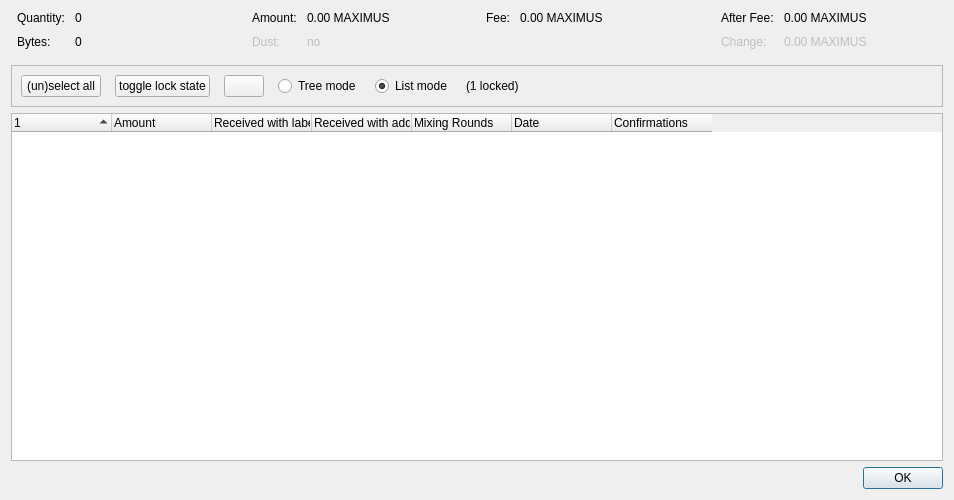
<?xml version="1.0" encoding="UTF-8"?>
<ui version="4.0">
 <class>CoinControlDialog</class>
 <widget class="QDialog" name="CoinControlDialog">
  <property name="geometry">
   <rect>
    <x>0</x>
    <y>0</y>
    <width>954</width>
    <height>500</height>
   </rect>
  </property>
  <property name="windowTitle">
   <string>Coin Selection</string>
  </property>
  <layout class="QVBoxLayout" name="verticalLayout">
   <item>
    <layout class="QHBoxLayout" name="horizontalLayoutTop" stretch="0,0,0,0">
     <property name="topMargin">
      <number>0</number>
     </property>
     <property name="bottomMargin">
      <number>10</number>
     </property>
     <item>
      <layout class="QFormLayout" name="formLayoutCoinControl1">
       <property name="horizontalSpacing">
        <number>10</number>
       </property>
       <property name="verticalSpacing">
        <number>10</number>
       </property>
       <property name="leftMargin">
        <number>6</number>
       </property>
       <property name="rightMargin">
        <number>6</number>
       </property>
       <item row="0" column="0">
        <widget class="QLabel" name="labelCoinControlQuantityText">
         <property name="text">
          <string>Quantity:</string>
         </property>
        </widget>
       </item>
       <item row="0" column="1">
        <widget class="QLabel" name="labelCoinControlQuantity">
         <property name="cursor">
          <cursorShape>IBeamCursor</cursorShape>
         </property>
         <property name="contextMenuPolicy">
          <enum>Qt::ActionsContextMenu</enum>
         </property>
         <property name="text">
          <string notr="true">0</string>
         </property>
         <property name="textInteractionFlags">
          <set>Qt::LinksAccessibleByMouse|Qt::TextSelectableByKeyboard|Qt::TextSelectableByMouse</set>
         </property>
        </widget>
       </item>
       <item row="1" column="0">
        <widget class="QLabel" name="labelCoinControlBytesText">
         <property name="text">
          <string>Bytes:</string>
         </property>
        </widget>
       </item>
       <item row="1" column="1">
        <widget class="QLabel" name="labelCoinControlBytes">
         <property name="cursor">
          <cursorShape>IBeamCursor</cursorShape>
         </property>
         <property name="contextMenuPolicy">
          <enum>Qt::ActionsContextMenu</enum>
         </property>
         <property name="text">
          <string notr="true">0</string>
         </property>
         <property name="textInteractionFlags">
          <set>Qt::LinksAccessibleByMouse|Qt::TextSelectableByKeyboard|Qt::TextSelectableByMouse</set>
         </property>
        </widget>
       </item>
      </layout>
     </item>
     <item>
      <layout class="QFormLayout" name="formLayoutCoinControl2">
       <property name="horizontalSpacing">
        <number>10</number>
       </property>
       <property name="verticalSpacing">
        <number>10</number>
       </property>
       <property name="leftMargin">
        <number>6</number>
       </property>
       <property name="rightMargin">
        <number>6</number>
       </property>
       <item row="0" column="0">
        <widget class="QLabel" name="labelCoinControlAmountText">
         <property name="text">
          <string>Amount:</string>
         </property>
        </widget>
       </item>
       <item row="0" column="1">
        <widget class="QLabel" name="labelCoinControlAmount">
         <property name="cursor">
          <cursorShape>IBeamCursor</cursorShape>
         </property>
         <property name="contextMenuPolicy">
          <enum>Qt::ActionsContextMenu</enum>
         </property>
         <property name="text">
          <string notr="true">0.00 MAXIMUS</string>
         </property>
         <property name="textInteractionFlags">
          <set>Qt::LinksAccessibleByMouse|Qt::TextSelectableByKeyboard|Qt::TextSelectableByMouse</set>
         </property>
        </widget>
       </item>
       <item row="1" column="0">
        <widget class="QLabel" name="labelCoinControlLowOutputText">
         <property name="enabled">
          <bool>false</bool>
         </property>
         <property name="text">
          <string>Dust:</string>
         </property>
        </widget>
       </item>
       <item row="1" column="1">
        <widget class="QLabel" name="labelCoinControlLowOutput">
         <property name="enabled">
          <bool>false</bool>
         </property>
         <property name="cursor">
          <cursorShape>IBeamCursor</cursorShape>
         </property>
         <property name="contextMenuPolicy">
          <enum>Qt::ActionsContextMenu</enum>
         </property>
         <property name="text">
          <string notr="true">no</string>
         </property>
         <property name="textInteractionFlags">
          <set>Qt::LinksAccessibleByMouse|Qt::TextSelectableByKeyboard|Qt::TextSelectableByMouse</set>
         </property>
        </widget>
       </item>
      </layout>
     </item>
     <item>
      <layout class="QFormLayout" name="formLayoutCoinControl3">
       <property name="horizontalSpacing">
        <number>10</number>
       </property>
       <property name="verticalSpacing">
        <number>10</number>
       </property>
       <property name="leftMargin">
        <number>6</number>
       </property>
       <property name="rightMargin">
        <number>6</number>
       </property>
       <item row="0" column="0">
        <widget class="QLabel" name="labelCoinControlFeeText">
         <property name="text">
          <string>Fee:</string>
         </property>
        </widget>
       </item>
       <item row="0" column="1">
        <widget class="QLabel" name="labelCoinControlFee">
         <property name="cursor">
          <cursorShape>IBeamCursor</cursorShape>
         </property>
         <property name="contextMenuPolicy">
          <enum>Qt::ActionsContextMenu</enum>
         </property>
         <property name="text">
          <string notr="true">0.00 MAXIMUS</string>
         </property>
         <property name="textInteractionFlags">
          <set>Qt::LinksAccessibleByMouse|Qt::TextSelectableByKeyboard|Qt::TextSelectableByMouse</set>
         </property>
        </widget>
       </item>
      </layout>
     </item>
     <item>
      <layout class="QFormLayout" name="formLayoutCoinControl4">
       <property name="horizontalSpacing">
        <number>10</number>
       </property>
       <property name="verticalSpacing">
        <number>10</number>
       </property>
       <property name="leftMargin">
        <number>6</number>
       </property>
       <property name="rightMargin">
        <number>6</number>
       </property>
       <item row="0" column="0">
        <widget class="QLabel" name="labelCoinControlAfterFeeText">
         <property name="text">
          <string>After Fee:</string>
         </property>
        </widget>
       </item>
       <item row="0" column="1">
        <widget class="QLabel" name="labelCoinControlAfterFee">
         <property name="cursor">
          <cursorShape>IBeamCursor</cursorShape>
         </property>
         <property name="contextMenuPolicy">
          <enum>Qt::ActionsContextMenu</enum>
         </property>
         <property name="text">
          <string notr="true">0.00 MAXIMUS</string>
         </property>
         <property name="textInteractionFlags">
          <set>Qt::LinksAccessibleByMouse|Qt::TextSelectableByKeyboard|Qt::TextSelectableByMouse</set>
         </property>
        </widget>
       </item>
       <item row="1" column="0">
        <widget class="QLabel" name="labelCoinControlChangeText">
         <property name="enabled">
          <bool>false</bool>
         </property>
         <property name="text">
          <string>Change:</string>
         </property>
        </widget>
       </item>
       <item row="1" column="1">
        <widget class="QLabel" name="labelCoinControlChange">
         <property name="enabled">
          <bool>false</bool>
         </property>
         <property name="cursor">
          <cursorShape>IBeamCursor</cursorShape>
         </property>
         <property name="contextMenuPolicy">
          <enum>Qt::ActionsContextMenu</enum>
         </property>
         <property name="text">
          <string notr="true">0.00 MAXIMUS</string>
         </property>
         <property name="textInteractionFlags">
          <set>Qt::LinksAccessibleByMouse|Qt::TextSelectableByKeyboard|Qt::TextSelectableByMouse</set>
         </property>
        </widget>
       </item>
      </layout>
     </item>
    </layout>
   </item>
   <item>
    <widget class="QFrame" name="frame">
     <property name="minimumSize">
      <size>
       <width>0</width>
       <height>40</height>
      </size>
     </property>
     <property name="frameShape">
      <enum>QFrame::StyledPanel</enum>
     </property>
     <property name="frameShadow">
      <enum>QFrame::Sunken</enum>
     </property>
     <layout class="QHBoxLayout" name="horizontalLayout">
      <item>
       <layout class="QHBoxLayout" name="horizontalLayoutPanel" stretch="0,0,0,0,0,0,0">
        <property name="spacing">
         <number>14</number>
        </property>
        <item>
         <widget class="QPushButton" name="pushButtonSelectAll">
          <property name="sizePolicy">
           <sizepolicy hsizetype="Maximum" vsizetype="Fixed">
            <horstretch>0</horstretch>
            <verstretch>0</verstretch>
           </sizepolicy>
          </property>
          <property name="text">
           <string>(un)select all</string>
          </property>
          <property name="autoDefault">
           <bool>false</bool>
          </property>
         </widget>
        </item>
        <item>
         <widget class="QPushButton" name="pushButtonToggleLock">
          <property name="sizePolicy">
           <sizepolicy hsizetype="Maximum" vsizetype="Fixed">
            <horstretch>0</horstretch>
            <verstretch>0</verstretch>
           </sizepolicy>
          </property>
          <property name="text">
           <string>toggle lock state</string>
          </property>
          <property name="autoDefault">
           <bool>false</bool>
          </property>
         </widget>
        </item>
        <item>
         <widget class="QPushButton" name="hideButton">
          <property name="sizePolicy">
           <sizepolicy hsizetype="Maximum" vsizetype="Fixed">
            <horstretch>0</horstretch>
            <verstretch>0</verstretch>
           </sizepolicy>
          </property>
          <property name="text">
           <string/>
          </property>
          <property name="autoDefault">
           <bool>false</bool>
          </property>
         </widget>
        </item>
        <item>
         <widget class="QRadioButton" name="radioTreeMode">
          <property name="sizePolicy">
           <sizepolicy hsizetype="Maximum" vsizetype="Fixed">
            <horstretch>0</horstretch>
            <verstretch>0</verstretch>
           </sizepolicy>
          </property>
          <property name="text">
           <string>Tree mode</string>
          </property>
         </widget>
        </item>
        <item>
         <widget class="QRadioButton" name="radioListMode">
          <property name="sizePolicy">
           <sizepolicy hsizetype="Maximum" vsizetype="Fixed">
            <horstretch>0</horstretch>
            <verstretch>0</verstretch>
           </sizepolicy>
          </property>
          <property name="text">
           <string>List mode</string>
          </property>
          <property name="checked">
           <bool>true</bool>
          </property>
         </widget>
        </item>
        <item>
         <widget class="QLabel" name="labelLocked">
          <property name="text">
           <string>(1 locked)</string>
          </property>
         </widget>
        </item>
        <item>
         <spacer name="horizontalSpacer">
          <property name="orientation">
           <enum>Qt::Horizontal</enum>
          </property>
          <property name="sizeHint" stdset="0">
           <size>
            <width>40</width>
            <height>20</height>
           </size>
          </property>
         </spacer>
        </item>
       </layout>
      </item>
     </layout>
    </widget>
   </item>
   <item>
    <widget class="CoinControlTreeWidget" name="treeWidget">
     <property name="contextMenuPolicy">
      <enum>Qt::CustomContextMenu</enum>
     </property>
     <property name="sortingEnabled">
      <bool>false</bool>
     </property>
     <property name="columnCount">
      <number>7</number>
     </property>
     <attribute name="headerShowSortIndicator" stdset="0">
      <bool>true</bool>
     </attribute>
     <attribute name="headerStretchLastSection">
      <bool>false</bool>
     </attribute>
     <column>
      <property name="text">
       <string/>
      </property>
     </column>
     <column>
      <property name="text">
       <string>Amount</string>
      </property>
     </column>
     <column>
      <property name="text">
       <string>Received with label</string>
      </property>
     </column>
     <column>
      <property name="text">
       <string>Received with address</string>
      </property>
     </column>
     <column>
      <property name="text">
       <string>Mixing Rounds</string>
      </property>
     </column>
     <column>
      <property name="text">
       <string>Date</string>
      </property>
     </column>
     <column>
      <property name="text">
       <string>Confirmations</string>
      </property>
      <property name="toolTip">
       <string>Confirmed</string>
      </property>
     </column>
    </widget>
   </item>
   <item>
    <widget class="QDialogButtonBox" name="buttonBox">
     <property name="orientation">
      <enum>Qt::Horizontal</enum>
     </property>
     <property name="standardButtons">
      <set>QDialogButtonBox::Ok</set>
     </property>
    </widget>
   </item>
  </layout>
 </widget>
 <customwidgets>
  <customwidget>
   <class>CoinControlTreeWidget</class>
   <extends>QTreeWidget</extends>
   <header>qt/coincontroltreewidget.h</header>
  </customwidget>
 </customwidgets>
 <resources/>
 <connections/>
</ui>
